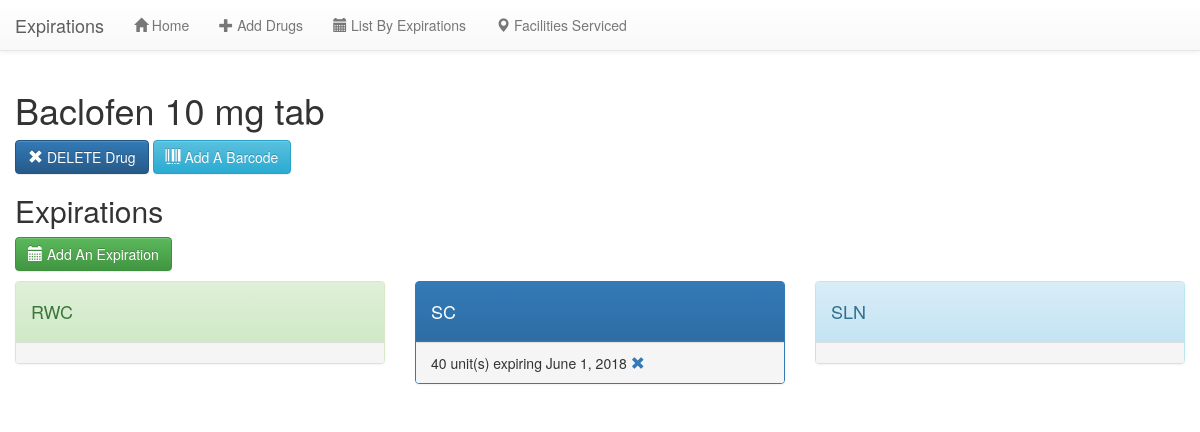
The app's page /drug/20 with its own data.
### expirations/models.py (models this page shows, shortened)
class Drug(models.Model):
    name = models.CharField(max_length= 200)

class Expiration(models.Model):
    facility_Choices = (
        ('RWC', 'Redwood City Inpatient'),
        ('SC', 'Santa Clara Inpatient'),
        ('SLN', 'San Leandro Inpatient'),
    )
    facility = models.CharField(max_length = 100, choices = facility_Choices, default = 'RWC')
    drug_Linked = models.ForeignKey('expirations.Drug', related_name = 'expiration_dates')
    qty = models.IntegerField(default = 1)
    date_entered = models.DateField(auto_now=True)
    expirationDate = models.DateField(default = datetime.date.today)
    comments = models.TextField(null = True)

### expirations/views.py (the view)
# urls.py: url(r'^drug/(?P<pk>\d+)$', exp_view.DrugDetailView.as_view(), name = 'drug_detail'),
class DrugDetailView(DetailView):
    template_name = 'expirations/drug_detail.html'
    model = Drug
    def get_context_data(self, **kwargs):
        drug_Pk = self.kwargs['pk']
        context = super(DrugDetailView, self).get_context_data(**kwargs)
        context['exp'] = Drug.objects.get(pk = drug_Pk).expiration_dates.all().order_by('expirationDate')
        return context

### expirations/templates/expirations/drug_detail.html (shortened to what this page needs)
{% extends 'expirations/index.html' %}
{% block content %}
      <h1>{{ drug.name }}</h1>
      <a class="btn btn-primary" href="{% url 'drug_delete' pk=drug.pk %}"><span class ="glyphicon glyphicon-remove" style="font-size: 15px"></span> DELETE Drug</a>
      <a class="btn btn-info" href="{% url 'add_barcode' pk=drug.pk %}"><span class ="glyphicon glyphicon-barcode" style="font-size: 15px"></span> Add A Barcode</a>
      <h2>Expirations</h2>
      <a class = "btn btn-success" href="{% url 'add_expiration' pk=drug.pk %}"><span class ="glyphicon glyphicon-calendar" style="font-size: 15px"></span> Add An Expiration</a>
      <p>
      <div class="container-fluid-left">
        <div class="row">
          <div class="col-md-4">
            <div class="panel panel-success">
              <div class = 'panel-heading'>
                <h4>RWC</h4>
             </div>
             <div class="panel-footer">
             </div>
            </div>
          </div>
          <div class="col-md-4">
            <div class="panel panel-primary">
              <div class = 'panel-heading'>
               <h4>SC</h4>
             </div>
             <div class="panel-footer">
               {% for x in exp %}
               {% if x.facility == 'SC'%}
                    {{x.qty}} unit(s) expiring {{x.expirationDate}} <a href = "{% url 'expiration_delete' pk=x.pk %}"><span class = "glyphicon glyphicon-remove" ></span></a><br>
               {% endif %}
               {% endfor %}
             </div>
            </div>
          </div>
          <div class="col-md-4">
            <div class="panel panel-info">
              <div class = 'panel-heading'>
               <h4>SLN</h4>
             </div>
             <div class="panel-footer">
             </div>
            </div>
          </div>
        </div>
      </div>
{% endblock %}

### expirations/templates/expirations/index.html (style rules this page uses)
body { padding-top: 70px; }

### records on screen
Drug: name "Baclofen 10 mg tab"
Expiration: qty "40", expirationDate "June 1, 2018"
